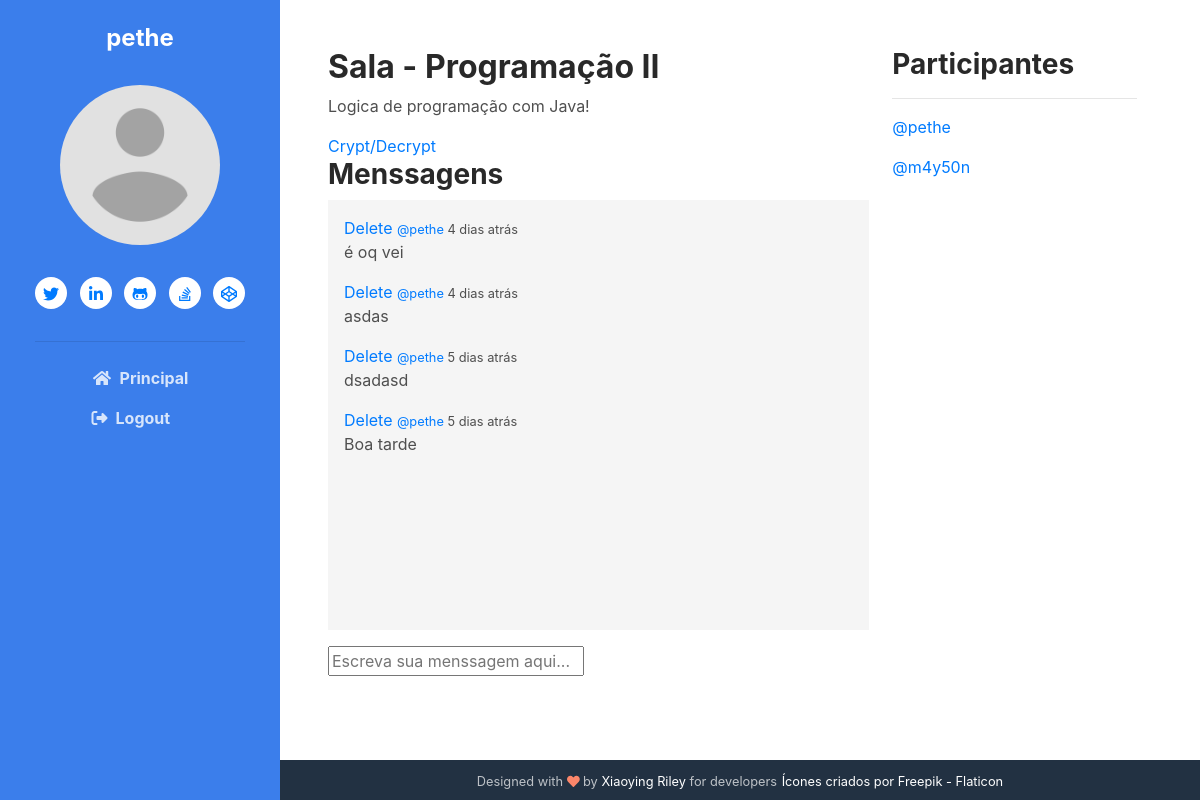
/room/15 (signed in), run on the app's committed database.
### base/models.py (models this page shows, shortened)
class Room(models.Model):
    host = models.ForeignKey(User, on_delete=models.SET_NULL, null=True)
    classe = models.ForeignKey(Classe, on_delete=models.SET_NULL, null=True)
    name = models.CharField(max_length=200)
    desc = models.TextField(null=True, blank=True)
    room_join = models.CharField(default='room', max_length=20)
    participants = models.ManyToManyField(
        User, related_name='participants', blank=True)
    updated = models.DateTimeField(auto_now=True)
    created = models.DateTimeField(auto_now_add=True)
    created_in = models.TextField(default='capsulat', blank=True)
    crypt_key = models.CharField(max_length=23)
    class Meta:
        ordering = ['-updated', '-created']

class Message(models.Model):
    user = models.ForeignKey(User, on_delete=models.CASCADE)
    room = models.ForeignKey(Room, on_delete=models.CASCADE)
    body = models.TextField()
    update = models.DateTimeField(auto_now=True)
    created = models.DateTimeField(auto_now_add=True)
    created_in = models.TextField(null=True, blank=True)

### base/views.py (the view)
# urls.py: path('room/<str:pk>', views.room, name="room"),
@login_required(login_url='login')
def room(request, pk):
    room = Room.objects.get(id=pk)
    room_messages = room.message_set.all().order_by('-created')
    participantes = room.participants.all()
    if request.method == 'POST':
        message = Message.objects.create(
            user=request.user, room=room, body=request.POST.get('body')
        )
        room.participants.add(request.user)
        return redirect('room', pk=room.id)
    howLongAgo(room_messages)
    context = {'room': room, 'room_messages': room_messages,
               'participantes': participantes}
    return render(request, 'base/room.html', context)

### base/views.py (called while the page is built)
def timesince(dt, default="agora"):
    now = datetime.now()
    diff = now - dt
    periods = (
        (diff.days // 365, "ano", "anos"),
        (diff.days // 30, "mês", "meses"),
        (diff.days // 7, "semana", "semanas"),
        (diff.days, "dia", "dias"),
        (diff.seconds // 3600, "hora", "horas"),
        (diff.seconds // 60, "minuto", "minutos"),
        (diff.seconds - 30, "segundo", "segundos"),
    )
    for period, singular, plural in periods:
        if period >= 1:
            return "%d %s atrás" % (period, singular if period == 1 else plural)
    return default

def howLongAgo(datas):
    for data in datas:
        wasCreated = data.created
        fuso_horario = timezone('America/Sao_Paulo')
        data_e_hora_sao_paulo = wasCreated.astimezone(fuso_horario)
        wasCreated_format = data_e_hora_sao_paulo.strftime(
            "%d/%m/%Y %H:%M")
        data_created, hour_created = wasCreated_format.split(' ')
        data_created = data_created + " " + hour_created
        d = int(data_created.split('/')[0])
        m = int(data_created.split('/')[1])
        y = int(data_created.split('/')[2].split(' ')[0])
        h = int(hour_created.split(':')[0])
        mi = int(hour_created.split(':')[1])
        data.created_in = timesince(datetime(y, m, d, h, mi, 0))
        data.save()

### base/templates/base/room.html (shortened to what this page needs)
{% extends 'main.html' %}
{% load humanize %}
{% block content %}
<div class="main-container main-2-column">
	<div class="comment-container">
		<div>
			<h2>Sala - {{room.name}}</h2>
			<p>{{room.desc}}</p>
			<a href="{% url 'cryp-decryp' room.id%}">Crypt/Decrypt</a>
			<h3>Menssagens</h3>
		</div>
		<div class="comment-wrapper p-3 mr-2">
			<div>
				{% for message in room_messages %}
				<div>
					{% if request.user == message.user %}
					<a href="{% url 'delete-message' message.id %}">Delete</a>
					{% endif %}
					<small><a href="{% url 'user-profile' message.user.id %}">@{{message.user}}</a> {{message.created_in}}</small>
					<p>{{message.body}}</p>
				</div>
				{% endfor %}
			</div>
		</div>
		<div class="comment-form mt-3">
			<form action="" method="post">
				<input
					type="text"
					name="body"
					placeholder="Escreva sua menssagem aqui..."
				/>
			</form>
		</div>
	</div>
	<div class="container">
		<h3>Participantes</h3>
		<hr />
		{% for user in participantes %}
		<div>
			<p>
				<a href="{% url 'user-profile' user.id %}">
					@{{user.username}}</p>
		</div>
		{% endfor %}
	</div>
</div>
{% endblock %}

### templates/navbar.html (shortened to what this page needs)
{% load static %}
<header class="header text-center">
    {% if user.is_authenticated %}
        <h1 class="blog-name pt-lg-4 mb-0"><a href="">{{user}} </a></h1>
        <nav class="navbar navbar-expand-lg navbar-dark" >
                <div id="navigation" class="collapse navbar-collapse flex-column" >
                    <div class="profile-section pt-3 pt-lg-0">
                        <img class="profile-image mb-3 rounded-circle mx-auto" src="{% static 'images/profile.png' %}" alt="image" >
                        <ul class="social-list list-inline py-3 mx-auto">
                            <li class="list-inline-item"><a href="#"><i class="fab fa-twitter fa-fw"></i></a></li>
                            <li class="list-inline-item"><a href="#"><i class="fab fa-linkedin-in fa-fw"></i></a></li>
                            <li class="list-inline-item"><a href="#"><i class="fab fa-github-alt fa-fw"></i></a></li>
                            <li class="list-inline-item"><a href="#"><i class="fab fa-stack-overflow fa-fw"></i></a></li>
                            <li class="list-inline-item"><a href="#"><i class="fab fa-codepen fa-fw"></i></a></li>
                        </ul>
                        <hr>
                    </div>
                    <ul id="navi" class="navbar-nav flex-column text-left" onclick="navIconActive()">
                        <li class="nav-item">
                            <a class="nav-link" href="{% url 'home' %}"><i class="fas fa-home fa-fw mr-2"></i>Principal <span class="sr-only">(current)</span></a>
                        </li>
                        {% if request.user == user %}
                            <li class="nav-item">
                            <a class="nav-link" href="{% url 'logout' %}"><i class="fa-solid fa-right-from-bracket mr-2"></i>Logout</a>
                            </li>
                        {% endif %}
                    </ul>
                </div>
        </nav>
    {% endif %}
</header>

### static/styles/main.css (style rules this page uses)
.main-container { min-height: calc(100vh - 40px) !important; padding: 48px; }
.main-2-column { display: grid; grid-template-columns: 3fr 1.5fr; }
.comment-wrapper { overflow-y: auto; background-color: whitesmoke; min-height: 430px; max-height: 430px; }
body { -webkit-font-smoothing: antialiased; -moz-osx-font-smoothing: grayscale; color: #4f4f4f; }
h1, h2, h3, h4, h5, h6 { color: #292929; font-weight: bold; }
.header { position: fixed; left: 0; top: 0; height: 100vh; width: 280px; background: #3b7eeb; color: #fff; }
.header .blog-name { font-weight: bold; font-size: 1.5rem; color: #fff; }
.header .blog-name a { color: #fff; }
.header .navbar { padding: 2rem 1rem; }
.header .nav-item { font-weight: bold; }
.header .nav-item .nav-link { color: rgba(255, 255, 255, 0.8); }
.profile-section .profile-image { max-width: 160px; }
.social-list a { width: 32px; height: 32px; padding-top: 5px; display: inline-block; text-align: center; border-radius: 50%; transition: all 0.4s ease-in-out; background-color: #fff; }
.main-wrapper .container { max-width: 820px; }
body { overflow-x: hidden; }

### data on the page
Room: name "Programação II", desc "Logica de programação com Java!"
Message: shows "Delete", user "pethe", created_in "4 dias atrás", body "é oq vei"
Message: shows "Delete", user "pethe", created_in "4 dias atrás", body "asdas"
Message: shows "Delete", user "pethe", created_in "5 dias atrás", body "dsadasd"
Message: shows "Delete", user "pethe", created_in "5 dias atrás", body "Boa tarde"

### other printed values
{{ user }} "pethe"
{{ user.username }} "pethe"
{{ user.username }} "m4y50n"
